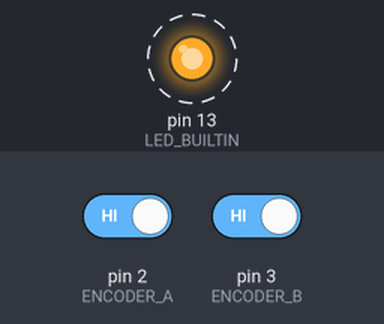
Bench run of a sketch on a simulated Arduino Uno, built with avr-gcc and run on an emulated ATmega328P. Parts: output pins drawn as LEDs (lit = HIGH). Dashed ring = blinking. The inputs (shaded band) are chosen by the test bench; at power-on: pin 2 (ENCODER_A) HIGH, pin 3 (ENCODER_B) HIGH. What the sketch prints to the serial monitor is not drawn.

Above: at 0.05 s.
Timing chart, 0 to 3.0 s (numbered marks = the images above):
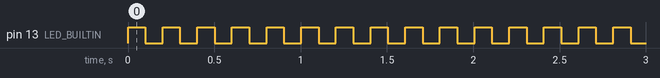

Measured:
- by itself, pin 13 (LED_BUILTIN): alternates HIGH for 0.10 s and LOW for 0.10 s

The sketch:

atmega-rotary-counter-updown.ino
```cpp
/*
  https://www.arduino.cc/reference/en/language/functions/external-interrupts/attachinterrupt/
  interkoneksi:
  hijau -> D2
  putih -> D3
  hitam -> GND
  merah -> +5 volt , namun terukur 4 volt
*/

#define ENCODER_A 2 // hijau
#define ENCODER_B 3 // putih

// the setup function runs once when you press reset or power the board
void setup() {
  // initialize digital pin LED_BUILTIN as an output.
  pinMode(LED_BUILTIN, OUTPUT);
  Serial.begin(115200);
  pinMode(ENCODER_A, INPUT_PULLUP);
  pinMode(ENCODER_B, INPUT_PULLUP);
  attachInterrupt(digitalPinToInterrupt(2), ISR_pin_A, CHANGE);
  attachInterrupt(digitalPinToInterrupt(3), ISR_pin_B, CHANGE);
}

long int  waktu = 0;
long int  posisi = 0;
bool pin_A_prev; // status pin 2 sebelumnya
bool pin_B_prev; // status pin 3 sebelumnya

volatile int counter = 0;

char DecodeRotary(bool   pin_A, bool  pin_A_prev, bool  pin_B, bool  pin_B_prev) {
  if (pin_A == 0 && pin_A_prev == 0 && pin_B == 0 && pin_B_prev == 1) {
    return -1;
  }
  if (pin_A == 0 && pin_A_prev == 0 && pin_B == 1 && pin_B_prev == 0) {
    return 1;
  }
  if (pin_A == 0 && pin_A_prev == 1 && pin_B == 0 && pin_B_prev == 0) {
    return 1;
  }
  if (pin_A == 0 && pin_A_prev == 1 && pin_B == 1 && pin_B_prev == 1) {
    return -1;
  }

  if (pin_A == 1 && pin_A_prev == 0 && pin_B == 0 && pin_B_prev == 0) {
    return -1;
  }
  if (pin_A == 1 && pin_A_prev == 0 && pin_B == 1 && pin_B_prev == 1) {
    return 1;
  }
  if (pin_A == 1 && pin_A_prev == 1 && pin_B == 0 && pin_B_prev == 1) {
    return 1;
  }
  if (pin_A == 1 && pin_A_prev == 1 && pin_B == 1 && pin_B_prev == 0) {
    return -1;
  }
  return 0;
}
void ISR_pin_A() {
  char delta;
  bool  pin_A, pin_B;
  pin_A = digitalRead(ENCODER_A);
  pin_B = digitalRead(ENCODER_B);

  delta = DecodeRotary(pin_A, pin_A_prev, pin_B, pin_B_prev);
  posisi += delta;

  pin_A_prev =  pin_A;
  pin_B_prev = pin_B;
}

void ISR_pin_B() {
  char delta;
  bool  pin_A, pin_B;
  pin_A = digitalRead(ENCODER_A);
  pin_B = digitalRead(ENCODER_B);

  delta = DecodeRotary(pin_A, pin_A_prev, pin_B, pin_B_prev);
  posisi += delta;

  pin_A_prev =  pin_A;
  pin_B_prev = pin_B;
}

// the loop function runs over and over again forever
void loop() {
  static long int posisi_delta, posisi_now, posisi_prev;
  static long int waktu_now, waktu_prev, waktu_delta;
  float kecepatan;
  digitalWrite(LED_BUILTIN, HIGH);   // turn the LED on (HIGH is the voltage level)
  delay(100);                       // wait for a second
  digitalWrite(LED_BUILTIN, LOW);    // turn the LED off by making the voltage LOW
  delay(100);
  // wait for a second
  cli();
  posisi_now = posisi;
  waktu_now = millis();
  sei();
  posisi_delta = posisi_now - posisi_prev;
  posisi_prev = posisi_now;
  waktu_delta = waktu_now - waktu_prev;
  kecepatan = (float)posisi_delta / (float)waktu_delta;
  waktu_prev = waktu_now;
  Serial.print(millis());
  Serial.print(" ");
  Serial.print(posisi);
  Serial.print(" ");
  Serial.println(kecepatan);

}
```
